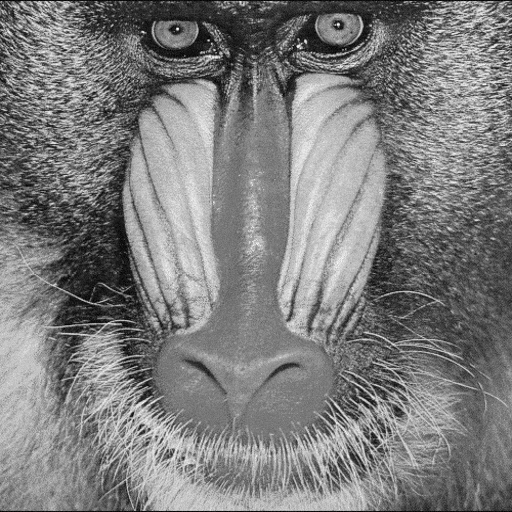
#> input picture src/imagenes/mandril.png, 512 x 512 px
$ jupyter execute conceptosBasicos.ipynb
#> lines starting #> are read from the running program, lines starting #| are printed output that depends on the picture; after the words box and inside, x2 and y2 are one past the last pixel; in counts of white or black regions, pixels touching at a corner belong together
[cell 1]
#pip install opencv-python
import cv2 as cv
import os
import matplotlib.pyplot as plt
import numpy as np

[cell 2]
ROOT_DIR = os.path.abspath(os.curdir)
DIR = os.path.join(ROOT_DIR, "imagenes")
os.chdir(DIR)

[cell 3]
img = cv.imread('mandril.png', 0)
#> img is the input picture: shape (512, 512); min 0, max 255, mean 125
plt.imshow(img, 'gray')
plt.show()

[cell 4]
print(img.shape)
#| (512, 512)
print(img)
#> (printed output is left out)

[cell 5]
import math
def obtenerMuestra(img, x, y, d):
#> called with x = 10, y = 10, d = 2
    a, b = img.shape
#> a = 512; b = 512
    if d == 0:
        tam = 1
    else:
        tam = 3 + (d - 1) * 2
    muestra = np.zeros((tam,tam), int)
    ejex = range(x - d , x + d + 1)
    ejey = range(y - d, y + d + 1)
    for i in ejex:
        for j in ejey:
            muestra[abs(i - ejex[0]), abs(j - ejey[0])] = img[i,j]
#> after the loop, muestra = [[77, 99, 81, 85, 66], [46, 56, 105, 96, 61], [85, 83, 78, 66, 34], [102, 87, 51, 44, 42], [93, 129, 68, 49, 43]]
    return muestra

imagen = obtenerMuestra(img, 10, 10, 2)
#> imagen has the same summary as muestra in obtenerMuestra

plt.imshow(imagen, 'gray')
plt.show()
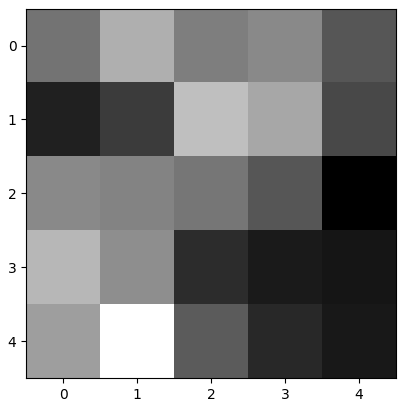
#> figure drawn by matplotlib, 1 panel

Cuantización

Segmentar un arroz

[cell 6]
imagen_arroz = cv.imread('onerice.png',0)
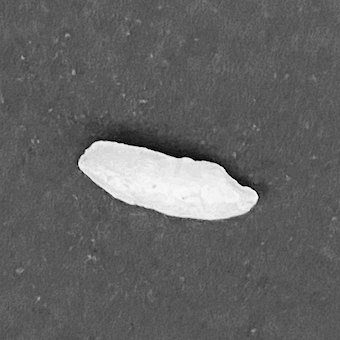
#> input picture src/imagenes/onerice.png, 340 x 340 px
#> imagen_arroz is the input picture: shape (340, 340); min 0, max 248, mean 99.1
plt.imshow(imagen_arroz, 'gray')
plt.show()

[cell 7]
line_ = imagen_arroz[160] # columna
#> line_ = 340 values, max 238 at index 185, min 0 at index 206, mean 129.3

plt.figure(figsize=(8, 6))
plt.plot(line_)

# Añadir etiquetas y título
plt.title('Grafica de una fila de la imágen')
plt.xlabel('W')
plt.ylabel('Pixel')

# Mostrar la gráfica
plt.show()
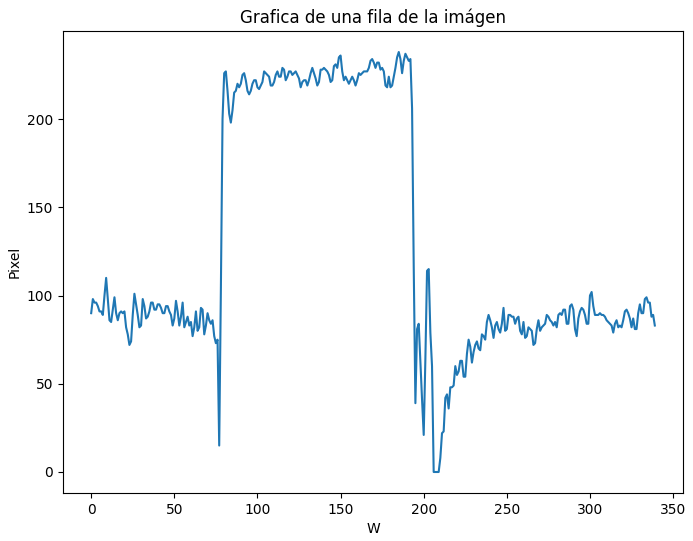
#> figure drawn by matplotlib, 1 panel; curve peaks at x = 185, y = 238

[cell 8]
a, h = imagen_arroz.shape
#> a = 340; h = 340

[cell 9]
new_image = np.zeros((a,h))

for i in range(a):
    for j in range(h):
        if imagen_arroz[i][j] > 180:
            new_image[i][j] = 1
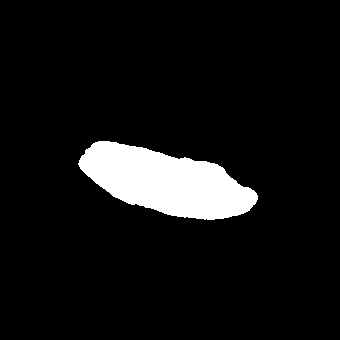
#> new_image: shape (340, 340) float64; values 0 (black) and 1 (white), 7.5% white; 1 white region, box (x1, y1, x2, y2) and area: (78, 141, 258, 220) 8683

[cell 10]
plt.imshow(new_image, 'gray')
plt.show()

[cell 11]
num_pixeles_1 = 0;
for i in range(a):
    for j in range(h):
        if new_image[i][j] == 1:
            num_pixeles_1 += 1
#> after the loop, num_pixeles_1 = 8683

print("Area en pixeles:", num_pixeles_1)
#| Area en pixeles: 8683

[cell 12]
scale = cv.imread('scale.png', 0)
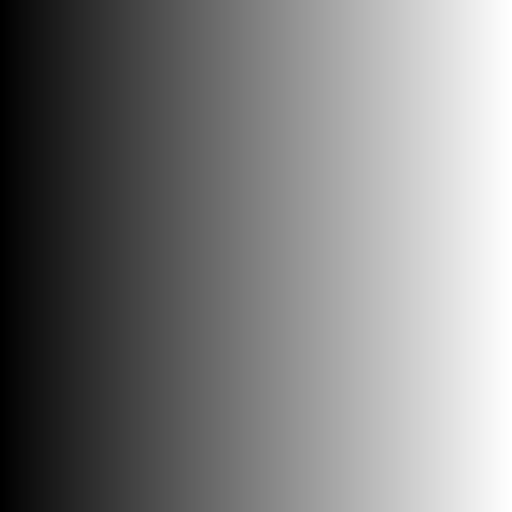
#> input picture src/imagenes/scale.png, 512 x 512 px
#> scale is the input picture: shape (512, 512); min 0, max 255, mean 127.5

Cuantización (tonos de griz)

[cell 13]
p = 64

x,y = scale.shape
#> x = 512; y = 512
new_ = np.zeros((x,y), np.uint8)

for i in range(x):
    for j in range(y):
        v = int(np.fix(scale[i,j] / p) * p)
        new_[i,j] = v
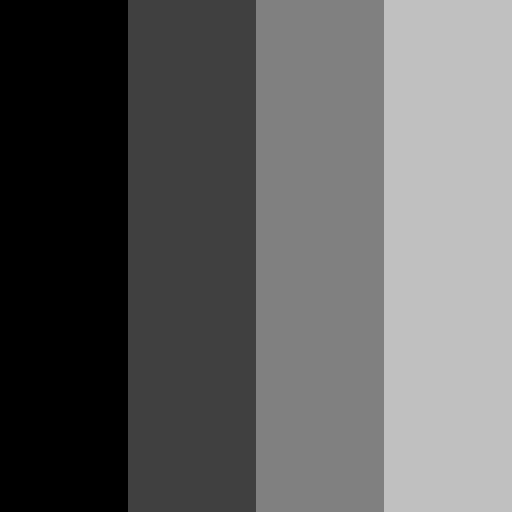
#> new_: shape (512, 512); min 0, max 192, mean 96

print("Esta imagen tiene", int(256/p), " Tonosde gris")
plt.imshow(new_, 'gray')
plt.show()
